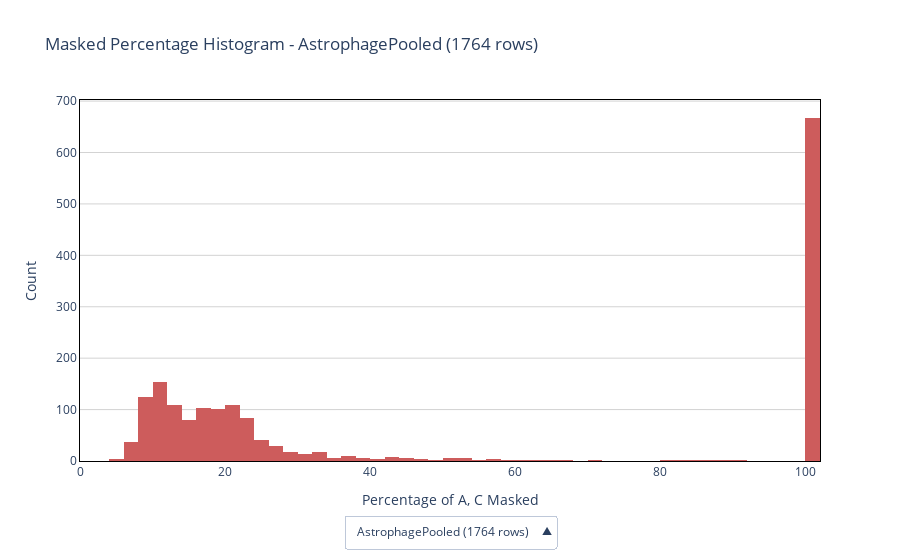

This figure's notebook cell:
### Code cell
fig = study.percent_masked_histogram(
    to_png="/Users/casper/Documents/output/astrophage_Q20/pct_masked_hist_Q25.png",
    min_cov = 0,
)['fig']
fig.show()

### Figure 1 — Plotly figure (JSON) as saved in the notebook; plotly's stock layout.template omitted (floating-point values rounded to 4 significant figures; data arrays with more than 128 entries replaced by an {"elided": "..."} marker saying what was removed)
{"data": [{"hovertemplate": "Percentage of Bases Masked: %{x}<br>Count: %{y}<extra></extra>", "marker": {"color": "indianred"}, "type": "histogram", "visible": true, "x": {"elided": "1764 float values"}, "xbins": {"end": 102, "size": 2, "start": 0}}], "layout": {"paper_bgcolor": "white", "plot_bgcolor": "white", "title": {"text": "Masked Percentage Histogram - AstrophagePooled (1764 rows)"}, "updatemenus": [{"active": 0, "buttons": [{"args": [{"visible": [true]}, {"title": "Masked Percentage Histogram - AstrophagePooled (1764 rows)", "xaxis": {"range": [0, 102], "title": "Percentage of A, C Masked"}, "yaxis": {"title": "Count"}}], "label": "AstrophagePooled (1764 rows)", "method": "update"}], "direction": "up", "x": 0.5, "xanchor": "center", "y": -0.15, "yanchor": "top"}], "xaxis": {"autorange": false, "linecolor": "black", "linewidth": 1, "mirror": true, "range": [0, 102], "title": {"text": "Percentage of A, C Masked"}}, "yaxis": {"gridcolor": "lightgray", "linecolor": "black", "linewidth": 1, "mirror": true, "title": {"text": "Count"}}}}
